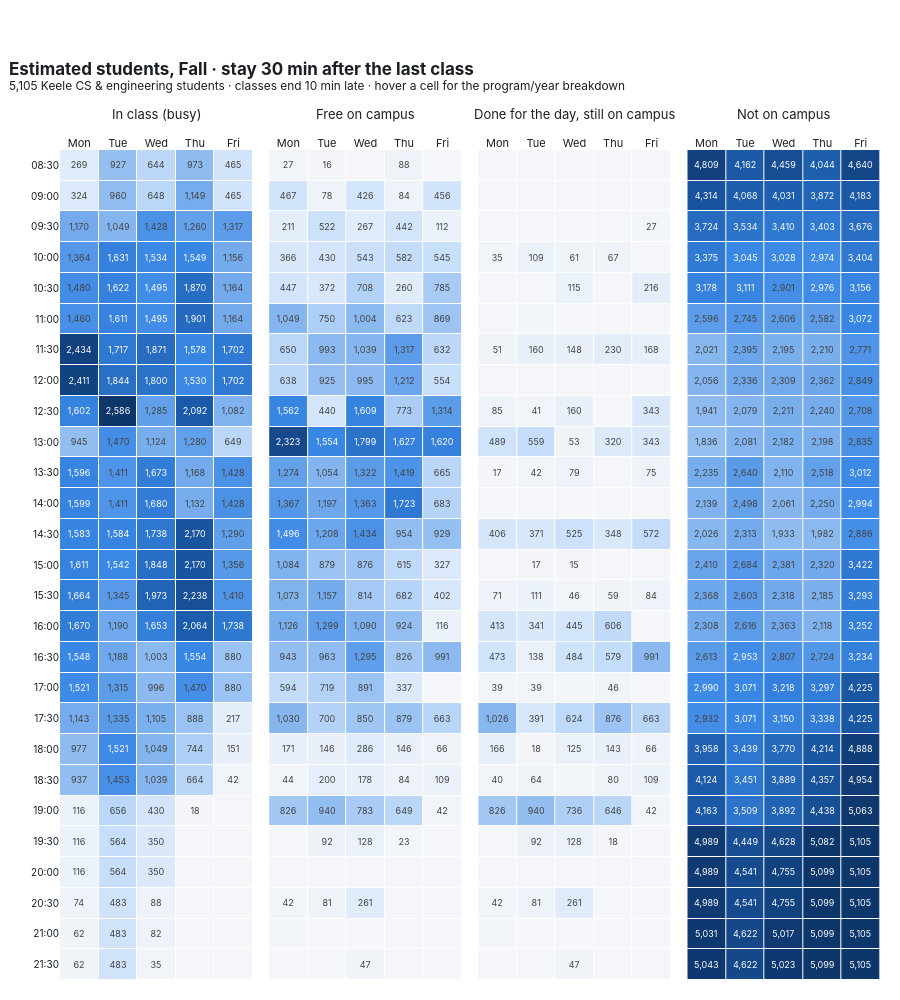

Write notebook code for a chart like this one.
### Markdown cell above
### What if students only stay 30 minutes?

Everything above assumes students stay about **60 minutes** after their last class. Here is the same analysis if they leave after **30 minutes**. Each simulated student has the same schedule as before (same random seed); only the time they stay after their last class changes.

A shorter stay shrinks the "done for the day" crowd and makes timing tighter: an event has to start right as a release wave ends.

### Code cell
S30 = cohort_stacks(30)
p30 = {k: S30[k].sum(0) for k in S30}
people_figure(S30, 30)

### Figure 1 — Plotly figure (JSON) as saved in the notebook; plotly's stock layout.template omitted (floating-point values rounded to 4 significant figures; data arrays with more than 128 entries replaced by an {"elided": "..."} marker saying what was removed)
{"data": [{"colorscale": [[0, "#f4f6f9"], [0.2, "#cde2fb"], [0.4, "#86b6ef"], [0.6, "#3987e5"], [0.8, "#1c5cab"], [1, "#0d366b"]], "customdata": {"elided": "27x5 str values"}, "hovertemplate": "%{customdata}<extra></extra>", "showscale": false, "text": {"elided": "27x5 str values"}, "textfont": {"size": 9}, "texttemplate": "%{text}", "type": "heatmap", "x": ["Mon", "Tue", "Wed", "Thu", "Fri"], "xaxis": "x", "xgap": 1, "y": ["08:30", "09:00", "09:30", "10:00", "10:30", "11:00", "11:30", "12:00", "12:30", "13:00", "13:30", "14:00", "14:30", "15:00", "15:30", "16:00", "16:30", "17:00", "17:30", "18:00", "18:30", "19:00", "19:30", "20:00", "20:30", "21:00", "21:30"], "yaxis": "y", "ygap": 1, "z": {"elided": "27x5 float values"}, "zmax": 2586.0, "zmin": 0}, {"colorscale": [[0, "#f4f6f9"], [0.2, "#cde2fb"], [0.4, "#86b6ef"], [0.6, "#3987e5"], [0.8, "#1c5cab"], [1, "#0d366b"]], "customdata": {"elided": "27x5 str values"}, "hovertemplate": "%{customdata}<extra></extra>", "showscale": false, "text": {"elided": "27x5 str values"}, "textfont": {"size": 9}, "texttemplate": "%{text}", "type": "heatmap", "x": ["Mon", "Tue", "Wed", "Thu", "Fri"], "xaxis": "x2", "xgap": 1, "y": ["08:30", "09:00", "09:30", "10:00", "10:30", "11:00", "11:30", "12:00", "12:30", "13:00", "13:30", "14:00", "14:30", "15:00", "15:30", "16:00", "16:30", "17:00", "17:30", "18:00", "18:30", "19:00", "19:30", "20:00", "20:30", "21:00", "21:30"], "yaxis": "y2", "ygap": 1, "z": {"elided": "27x5 float values"}, "zmax": 2586.0, "zmin": 0}, {"colorscale": [[0, "#f4f6f9"], [0.2, "#cde2fb"], [0.4, "#86b6ef"], [0.6, "#3987e5"], [0.8, "#1c5cab"], [1, "#0d366b"]], "customdata": {"elided": "27x5 str values"}, "hovertemplate": "%{customdata}<extra></extra>", "showscale": false, "text": {"elided": "27x5 str values"}, "textfont": {"size": 9}, "texttemplate": "%{text}", "type": "heatmap", "x": ["Mon", "Tue", "Wed", "Thu", "Fri"], "xaxis": "x3", "xgap": 1, "y": ["08:30", "09:00", "09:30", "10:00", "10:30", "11:00", "11:30", "12:00", "12:30", "13:00", "13:30", "14:00", "14:30", "15:00", "15:30", "16:00", "16:30", "17:00", "17:30", "18:00", "18:30", "19:00", "19:30", "20:00", "20:30", "21:00", "21:30"], "yaxis": "y3", "ygap": 1, "z": {"elided": "27x5 float values"}, "zmax": 2586.0, "zmin": 0}, {"colorscale": [[0, "#f4f6f9"], [0.2, "#cde2fb"], [0.4, "#86b6ef"], [0.6, "#3987e5"], [0.8, "#1c5cab"], [1, "#0d366b"]], "customdata": {"elided": "27x5 str values"}, "hovertemplate": "%{customdata}<extra></extra>", "showscale": false, "text": {"elided": "27x5 str values"}, "textfont": {"size": 9}, "texttemplate": "%{text}", "type": "heatmap", "x": ["Mon", "Tue", "Wed", "Thu", "Fri"], "xaxis": "x4", "xgap": 1, "y": ["08:30", "09:00", "09:30", "10:00", "10:30", "11:00", "11:30", "12:00", "12:30", "13:00", "13:30", "14:00", "14:30", "15:00", "15:30", "16:00", "16:30", "17:00", "17:30", "18:00", "18:30", "19:00", "19:30", "20:00", "20:30", "21:00", "21:30"], "yaxis": "y4", "ygap": 1, "z": {"elided": "27x5 float values"}, "zmax": 5105, "zmin": 0}], "layout": {"annotations": [{"font": {"size": 13}, "showarrow": false, "text": "In class (busy)", "x": 0.1175, "xanchor": "center", "xref": "paper", "y": 1, "yanchor": "bottom", "yref": "paper", "yshift": 26}, {"font": {"size": 13}, "showarrow": false, "text": "Free on campus", "x": 0.3725, "xanchor": "center", "xref": "paper", "y": 1, "yanchor": "bottom", "yref": "paper", "yshift": 26}, {"font": {"size": 13}, "showarrow": false, "text": "Done for the day, still on campus", "x": 0.6275, "xanchor": "center", "xref": "paper", "y": 1, "yanchor": "bottom", "yref": "paper", "yshift": 26}, {"font": {"size": 13}, "showarrow": false, "text": "Not on campus", "x": 0.8825, "xanchor": "center", "xref": "paper", "y": 1, "yanchor": "bottom", "yref": "paper", "yshift": 26}], "font": {"color": "#1b1f24", "family": "Inter, Helvetica, Arial, sans-serif"}, "height": 1000, "hoverlabel": {"align": "left", "bgcolor": "white", "font": {"size": 11}}, "margin": {"b": 20, "l": 60, "r": 20, "t": 150}, "plot_bgcolor": "white", "title": {"text": "<b>Estimated students, Fall · stay 30 min after the last class</b><br><sup>5,105 Keele CS & engineering students · classes end 10 min late · hover a cell for the program/year breakdown</sup>", "x": 0.01}, "xaxis": {"anchor": "y", "domain": [0, 0.235], "side": "top", "tickfont": {"size": 11}}, "xaxis2": {"anchor": "y2", "domain": [0.255, 0.49], "side": "top", "tickfont": {"size": 11}}, "xaxis3": {"anchor": "y3", "domain": [0.51, 0.745], "side": "top", "tickfont": {"size": 11}}, "xaxis4": {"anchor": "y4", "domain": [0.765, 1.0], "side": "top", "tickfont": {"size": 11}}, "yaxis": {"anchor": "x", "autorange": "reversed", "domain": [0, 1], "tickfont": {"size": 10}}, "yaxis2": {"anchor": "x2", "autorange": "reversed", "domain": [0, 1], "matches": "y", "showticklabels": false, "tickfont": {"size": 10}}, "yaxis3": {"anchor": "x3", "autorange": "reversed", "domain": [0, 1], "matches": "y", "showticklabels": false, "tickfont": {"size": 10}}, "yaxis4": {"anchor": "x4", "autorange": "reversed", "domain": [0, 1], "matches": "y", "showticklabels": false, "tickfont": {"size": 10}}}}
